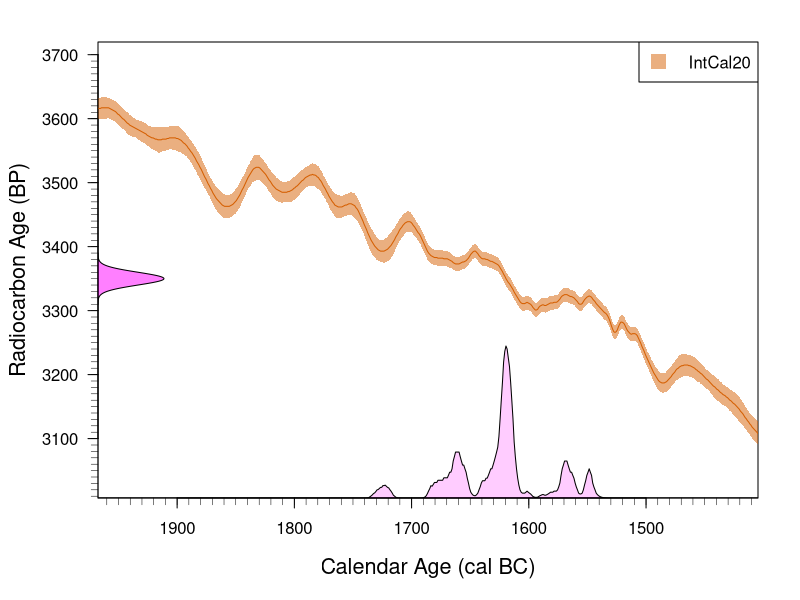

This figure's R source:
# Calibrate and plot single 14C date of Thera against IntCal20

# Use colour-blind friendly palette from
# https://www.color-hex.com/color-palette/49436
# and plot 1 sigma intervals on the curve and the observations

set.seed(17)

# Calibration of a single sample from Thera
radiocarbon_age <- 3350 
radiocarbon_sigma <- 10

# Specific parameters
BC <- TRUE
MookConvention <- TRUE
prob_scale_fac <- 3 # How high to scale posterior probability 
Mult_SigmaInterval <- 1 # Do we want 1 sigma or two sigma

# Calibrate vs IntCal20
IntCal20 <- read.csv("intcal20.csv", header = TRUE)
IntCal20$C14Upper <- IntCal20$X14C.age + Mult_SigmaInterval * IntCal20$Sigma
IntCal20$C14Lower <- IntCal20$X14C.age - Mult_SigmaInterval * IntCal20$Sigma
IntCal20$BC <- -(1950.5 - IntCal20$CAL.BP) 
calcurve <- IntCal20 


# Function to calibrate an observed radiocarbon age 
# Here - cal_age are the calendar ages you are scanning over 
calib <- function(cal_age, radiocarbon_age, radiocarbon_sigma, calcurve) {
  posterior_likelihood <- approx(calcurve[,1], 
                                 dnorm(radiocarbon_age, 
                                       mean = calcurve[,2], 
                                       sd = sqrt(radiocarbon_sigma^2 + rep(calcurve[,3], length(radiocarbon_sigma))^2)), 
                                 cal_age, 
                                 rule=2)$y
  return(posterior_likelihood)
}


radiocarbon_age_grid <- seq(radiocarbon_age - 4*radiocarbon_sigma, 
                            radiocarbon_age + 4*radiocarbon_sigma, 
                            by = 1)

# Choose a suitable set ofcalendar ages to scan over 
min_cal_age <- radiocarbon_age - 2000
max_cal_age <- radiocarbon_age + 2000
cal_age_grid <- seq(min_cal_age, max_cal_age, by = 1)

# Calibrate vs IntCal20
posterior_probs <- calib(cal_age = cal_age_grid, 
               radiocarbon_age = radiocarbon_age,
               radiocarbon_sigma = radiocarbon_sigma, 
               calcurve = calcurve)
# Normalise the posterior probabilities
posterior_probs <- posterior_probs/sum(posterior_probs)
cum_posterior_prob <- cumsum(posterior_probs)
max_posterior_prob <- max(posterior_probs)

# Adaptively choose limits on plots
cal_age_lim_plot <- c(
  cal_age_grid[max(which(cum_posterior_prob < 1e-10))] - 100,
  cal_age_grid[min(which(cum_posterior_prob > (1 - 1e-10)))] + 100
  )


radiocarbon_age_lim_plot <- (
  range(calcurve$X14C.age[calcurve$CAL.BP < cal_age_lim_plot[2] & calcurve$CAL.BP > cal_age_lim_plot[1]]) + c(-2,2)*mean(calcurve$Sigma)
)


# Store oldpar so do not change after running in main environment 
oldpar <- par(no.readonly = TRUE)

par(mar = c(5, 4.8, 2, 2) + 0.1)
plot(cal_age_grid, posterior_probs, type="n", 
     xlab = "Calendar Age (cal BC)", ylab = "", 
     las = 1,  cex.lab = 1.3,
     xaxs = "i", yaxs = "i",
     ylim = radiocarbon_age_lim_plot , xlim = -(1950.5 - rev(cal_age_lim_plot)))
if(!MookConvention) {
  mtext(text = expression(paste("Radiocarbon Age (", ""^14, "C yr", " BP)")), side = 2, line = 3.2, cex = 1.3) 
} else {
  mtext(text = expression(paste("Radiocarbon Age (BP)")), side = 2, line = 3.2, cex = 1.3) 
}

lines(calcurve$BC,calcurve$X14C.age, col = rgb(213,94,0, maxColorValue = 255))
polygon(c(calcurve$BC, rev(calcurve$BC)), 
        c(calcurve$C14Upper, rev(calcurve$C14Lower)), 
        col = rgb(213,94,0, alpha = 127, maxColorValue = 255), 
        border=NA)

xtick <- seq(1300, 2000, by = 10)
axis(side = 1, at = xtick, labels = FALSE, lwd = 0.5, tck = -0.015)
ytick <- seq(3000, 3700, by = 10)
axis(side = 2, at = ytick, labels = FALSE, lwd = 0.5, tck = -0.015)


# Create a histogram of the calibrated ages
pol <- cbind(c(min(cal_age_grid), cal_age_grid, max(cal_age_grid)), c(0, posterior_probs, 0))
if(BC) {
  polBC <- pol
  polBC[,1] <- -(1950.5 - polBC[,1])
  pol <- polBC
}

# Rescale to fit on the graph
pol[,2] <- pol[,2] * (radiocarbon_age_lim_plot[2] - radiocarbon_age_lim_plot[1]) / (prob_scale_fac * max_posterior_prob)
pol[,2] <- pol[,2] + radiocarbon_age_lim_plot[1]
polygon(pol, col= rgb(1,0,1,.2))

# Create a polygon to represent density of the radiocarbon determination
radpol <- cbind( c(0, dnorm(radiocarbon_age_grid, mean = radiocarbon_age, sd = radiocarbon_sigma), 0), 
                 c(min(radiocarbon_age_grid), radiocarbon_age_grid, max(radiocarbon_age_grid)))
radpol[,1] <- radpol[,1] * 0.1 * (cal_age_lim_plot[2] - cal_age_lim_plot[1]) / max(radpol[,1])

if(BC) {
  radpol[,1] <- -(1950.5 - cal_age_lim_plot[2] + radpol[,1])
}
polygon(radpol, col = rgb(1,0,1,.5))


legend("topright", legend = c("IntCal20"), 
       lty = c(-1), pch = c(15), lwd = 2,
       col = rgb(213,94,0, alpha = 127, maxColorValue = 255), 
       cex = 1, pt.cex = 2)

# Revert to old par
par(oldpar)














